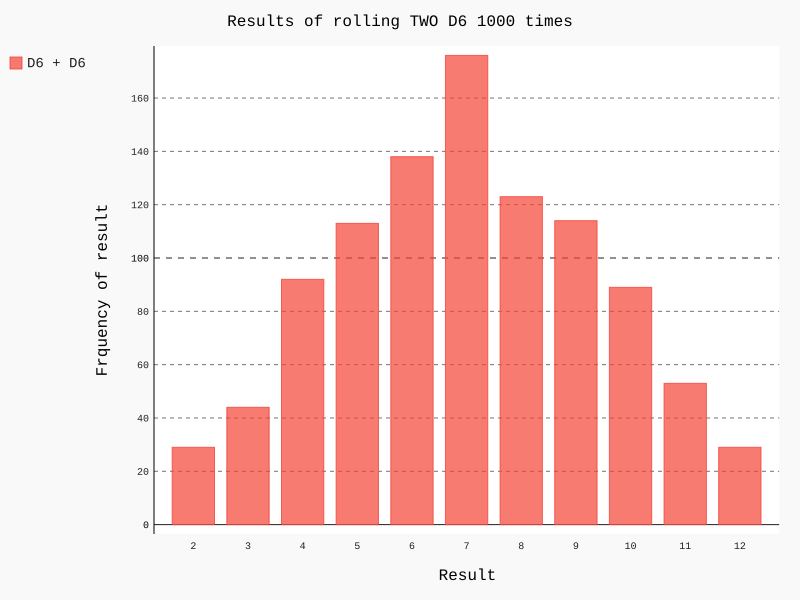

Python code for this plot:
#!/usr/bin/python3

from die import Die
import pygal

die_1=Die()
die_2=Die()
results=[]
for roll_num in range(1000):
 result=die_1.roll() + die_2.roll()
 results.append(result)

#print(results)
frequencies=[]
max_result=die_1.num_sides + die_2.num_sides
for value in range(2, max_result+1):
 frequence=results.count(value)
 frequencies.append(frequence)

#print(frequencies)
hist=pygal.Bar()
hist.title="Results of rolling TWO D6 1000 times"
hist.x_labels=['2', '3', '4', '5', '6', '7', '8', '9', '10', '11', '12']
hist.x_title="Result"
hist.y_title="Frquency of result"

hist.add('D6 + D6', frequencies)
hist.render_to_file('die_visual2.svg')
